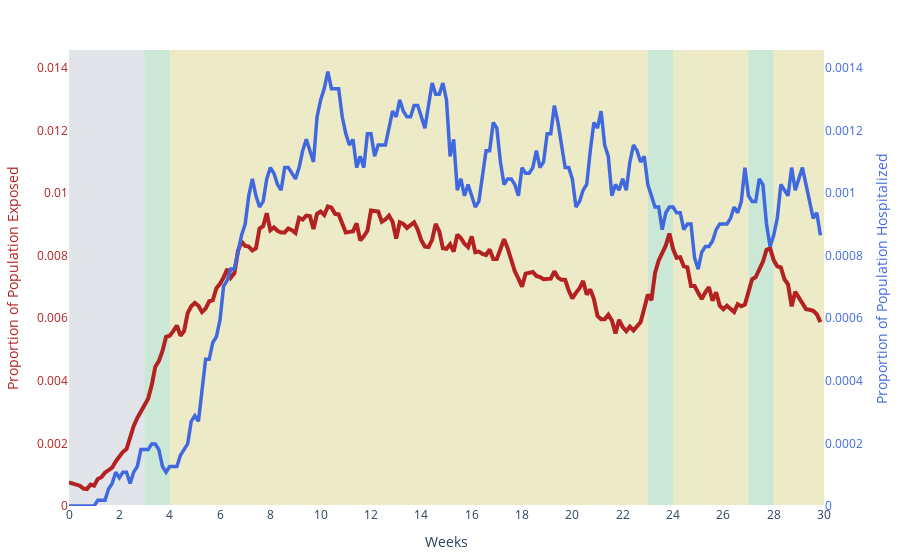

The notebook cell saved with this chart:
### Code cell
make_beds_graph(data, actions, 7, '155_6_sum_no_norm')

### Figure 1 — Plotly figure (JSON) as saved in the notebook; plotly's stock layout.template omitted (floating-point values rounded to 4 significant figures; data arrays with more than 128 entries replaced by an {"elided": "..."} marker saying what was removed)
{"data": [{"line": {"color": "rgb(0.25, 0.41, 0.88)", "width": 3.5}, "name": "hospitalized", "type": "scatter", "x": {"elided": "211 int values"}, "y": {"elided": "210 float values"}, "yaxis": "y2"}, {"line": {"color": "rgb(0.7, 0.13, 0.13)", "width": 4}, "name": "exposed", "type": "scatter", "x": {"elided": "211 int values"}, "y": {"elided": "210 float values"}}, {"line": {"color": "black", "dash": "dash", "width": 2}, "name": "capacity", "type": "scatter", "x": {"elided": "211 int values"}, "y": {"elided": "210 float values"}, "yaxis": "y2"}, {"marker": {"color": "rgb(0.83, 0.13, 0.15)"}, "name": "Lockdown", "type": "bar", "x": [null], "y": [null]}, {"marker": {"color": "rgb(0.85, 0.35, 0.13)"}, "name": "Hard Quarantine", "type": "bar", "x": [null], "y": [null]}, {"marker": {"color": "rgb(0.97, 0.91, 0.56)"}, "name": "Light Quarantine", "type": "bar", "x": [null], "y": [null]}, {"marker": {"color": "rgb(0.67, 0.88, 0.69)"}, "name": "Social Distancing", "type": "bar", "x": [null], "y": [null]}, {"marker": {"color": "rgb(0.86, 0.86, 0.86)"}, "name": "Unrestricted", "type": "bar", "x": [null], "y": [null]}], "layout": {"coloraxis": {"colorscale": [[0, "rgb(253, 253, 204)"], [0.09091, "rgb(206, 236, 179)"], [0.1818, "rgb(156, 219, 165)"], [0.2727, "rgb(111, 201, 163)"], [0.3636, "rgb(86, 177, 163)"], [0.4545, "rgb(76, 153, 160)"], [0.5455, "rgb(68, 130, 155)"], [0.6364, "rgb(62, 108, 150)"], [0.7273, "rgb(62, 82, 143)"], [0.8182, "rgb(64, 60, 115)"], [0.9091, "rgb(54, 43, 77)"], [1, "rgb(39, 26, 44)"]]}, "hovermode": "x", "margin": {"b": 50, "l": 50, "pad": 0, "r": 50, "t": 50}, "shapes": [{"fillcolor": "rgb(0.86, 0.86, 0.86)", "layer": "below", "line": {"width": 0}, "opacity": 0.45, "type": "rect", "x0": 0, "x1": 7, "xref": "x", "y0": 0, "y1": 1, "yref": "paper"}, {"fillcolor": "rgb(0.86, 0.86, 0.86)", "layer": "below", "line": {"width": 0}, "opacity": 0.45, "type": "rect", "x0": 7, "x1": 14, "xref": "x", "y0": 0, "y1": 1, "yref": "paper"}, {"fillcolor": "rgb(0.86, 0.86, 0.86)", "layer": "below", "line": {"width": 0}, "opacity": 0.45, "type": "rect", "x0": 14, "x1": 21, "xref": "x", "y0": 0, "y1": 1, "yref": "paper"}, {"fillcolor": "rgb(0.67, 0.88, 0.69)", "layer": "below", "line": {"width": 0}, "opacity": 0.45, "type": "rect", "x0": 21, "x1": 28, "xref": "x", "y0": 0, "y1": 1, "yref": "paper"}, {"fillcolor": "rgb(0.97, 0.91, 0.56)", "layer": "below", "line": {"width": 0}, "opacity": 0.45, "type": "rect", "x0": 28, "x1": 35, "xref": "x", "y0": 0, "y1": 1, "yref": "paper"}, {"fillcolor": "rgb(0.97, 0.91, 0.56)", "layer": "below", "line": {"width": 0}, "opacity": 0.45, "type": "rect", "x0": 35, "x1": 42, "xref": "x", "y0": 0, "y1": 1, "yref": "paper"}, {"fillcolor": "rgb(0.97, 0.91, 0.56)", "layer": "below", "line": {"width": 0}, "opacity": 0.45, "type": "rect", "x0": 42, "x1": 49, "xref": "x", "y0": 0, "y1": 1, "yref": "paper"}, {"fillcolor": "rgb(0.97, 0.91, 0.56)", "layer": "below", "line": {"width": 0}, "opacity": 0.45, "type": "rect", "x0": 49, "x1": 56, "xref": "x", "y0": 0, "y1": 1, "yref": "paper"}, {"fillcolor": "rgb(0.97, 0.91, 0.56)", "layer": "below", "line": {"width": 0}, "opacity": 0.45, "type": "rect", "x0": 56, "x1": 63, "xref": "x", "y0": 0, "y1": 1, "yref": "paper"}, {"fillcolor": "rgb(0.97, 0.91, 0.56)", "layer": "below", "line": {"width": 0}, "opacity": 0.45, "type": "rect", "x0": 63, "x1": 70, "xref": "x", "y0": 0, "y1": 1, "yref": "paper"}, {"fillcolor": "rgb(0.97, 0.91, 0.56)", "layer": "below", "line": {"width": 0}, "opacity": 0.45, "type": "rect", "x0": 70, "x1": 77, "xref": "x", "y0": 0, "y1": 1, "yref": "paper"}, {"fillcolor": "rgb(0.97, 0.91, 0.56)", "layer": "below", "line": {"width": 0}, "opacity": 0.45, "type": "rect", "x0": 77, "x1": 84, "xref": "x", "y0": 0, "y1": 1, "yref": "paper"}, {"fillcolor": "rgb(0.97, 0.91, 0.56)", "layer": "below", "line": {"width": 0}, "opacity": 0.45, "type": "rect", "x0": 84, "x1": 91, "xref": "x", "y0": 0, "y1": 1, "yref": "paper"}, {"fillcolor": "rgb(0.97, 0.91, 0.56)", "layer": "below", "line": {"width": 0}, "opacity": 0.45, "type": "rect", "x0": 91, "x1": 98, "xref": "x", "y0": 0, "y1": 1, "yref": "paper"}, {"fillcolor": "rgb(0.97, 0.91, 0.56)", "layer": "below", "line": {"width": 0}, "opacity": 0.45, "type": "rect", "x0": 98, "x1": 105, "xref": "x", "y0": 0, "y1": 1, "yref": "paper"}, {"fillcolor": "rgb(0.97, 0.91, 0.56)", "layer": "below", "line": {"width": 0}, "opacity": 0.45, "type": "rect", "x0": 105, "x1": 112, "xref": "x", "y0": 0, "y1": 1, "yref": "paper"}, {"fillcolor": "rgb(0.97, 0.91, 0.56)", "layer": "below", "line": {"width": 0}, "opacity": 0.45, "type": "rect", "x0": 112, "x1": 119, "xref": "x", "y0": 0, "y1": 1, "yref": "paper"}, {"fillcolor": "rgb(0.97, 0.91, 0.56)", "layer": "below", "line": {"width": 0}, "opacity": 0.45, "type": "rect", "x0": 119, "x1": 126, "xref": "x", "y0": 0, "y1": 1, "yref": "paper"}, {"fillcolor": "rgb(0.97, 0.91, 0.56)", "layer": "below", "line": {"width": 0}, "opacity": 0.45, "type": "rect", "x0": 126, "x1": 133, "xref": "x", "y0": 0, "y1": 1, "yref": "paper"}, {"fillcolor": "rgb(0.97, 0.91, 0.56)", "layer": "below", "line": {"width": 0}, "opacity": 0.45, "type": "rect", "x0": 133, "x1": 140, "xref": "x", "y0": 0, "y1": 1, "yref": "paper"}, {"fillcolor": "rgb(0.97, 0.91, 0.56)", "layer": "below", "line": {"width": 0}, "opacity": 0.45, "type": "rect", "x0": 140, "x1": 147, "xref": "x", "y0": 0, "y1": 1, "yref": "paper"}, {"fillcolor": "rgb(0.97, 0.91, 0.56)", "layer": "below", "line": {"width": 0}, "opacity": 0.45, "type": "rect", "x0": 147, "x1": 154, "xref": "x", "y0": 0, "y1": 1, "yref": "paper"}, {"fillcolor": "rgb(0.97, 0.91, 0.56)", "layer": "below", "line": {"width": 0}, "opacity": 0.45, "type": "rect", "x0": 154, "x1": 161, "xref": "x", "y0": 0, "y1": 1, "yref": "paper"}, {"fillcolor": "rgb(0.67, 0.88, 0.69)", "layer": "below", "line": {"width": 0}, "opacity": 0.45, "type": "rect", "x0": 161, "x1": 168, "xref": "x", "y0": 0, "y1": 1, "yref": "paper"}, {"fillcolor": "rgb(0.97, 0.91, 0.56)", "layer": "below", "line": {"width": 0}, "opacity": 0.45, "type": "rect", "x0": 168, "x1": 175, "xref": "x", "y0": 0, "y1": 1, "yref": "paper"}, {"fillcolor": "rgb(0.97, 0.91, 0.56)", "layer": "below", "line": {"width": 0}, "opacity": 0.45, "type": "rect", "x0": 175, "x1": 182, "xref": "x", "y0": 0, "y1": 1, "yref": "paper"}, {"fillcolor": "rgb(0.97, 0.91, 0.56)", "layer": "below", "line": {"width": 0}, "opacity": 0.45, "type": "rect", "x0": 182, "x1": 189, "xref": "x", "y0": 0, "y1": 1, "yref": "paper"}, {"fillcolor": "rgb(0.67, 0.88, 0.69)", "layer": "below", "line": {"width": 0}, "opacity": 0.45, "type": "rect", "x0": 189, "x1": 196, "xref": "x", "y0": 0, "y1": 1, "yref": "paper"}, {"fillcolor": "rgb(0.97, 0.91, 0.56)", "layer": "below", "line": {"width": 0}, "opacity": 0.45, "type": "rect", "x0": 196, "x1": 203, "xref": "x", "y0": 0, "y1": 1, "yref": "paper"}, {"fillcolor": "rgb(0.97, 0.91, 0.56)", "layer": "below", "line": {"width": 0}, "opacity": 0.45, "type": "rect", "x0": 203, "x1": 210, "xref": "x", "y0": 0, "y1": 1, "yref": "paper"}], "showlegend": false, "xaxis": {"showgrid": false, "tickmode": "array", "ticktext": [0, 2, 4, 6, 8, 10, 12, 14, 16, 18, 20, 22, 24, 26, 28, 30], "tickvals": [0, 14, 28, 42, 56, 70, 84, 98, 112, 126, 140, 154, 168, 182, 196, 210], "title": {"text": "Weeks"}}, "yaxis": {"automargin": true, "range": [0, 0.01457], "showgrid": false, "tickfont": {"color": "rgb(0.7, 0.13, 0.13)"}, "title": {"font": {"color": "rgb(0.7, 0.13, 0.13)"}, "text": "Proportion of Population Exposed"}, "zeroline": false, "zerolinecolor": "black", "zerolinewidth": 0.5}, "yaxis2": {"anchor": "x", "automargin": true, "overlaying": "y", "range": [0, 0.001457], "showgrid": false, "side": "right", "tickfont": {"color": "rgb(0.25, 0.41, 0.88)"}, "title": {"font": {"color": "rgb(0.25, 0.41, 0.88)"}, "text": "Proportion of Population Hospitalized"}}}}
